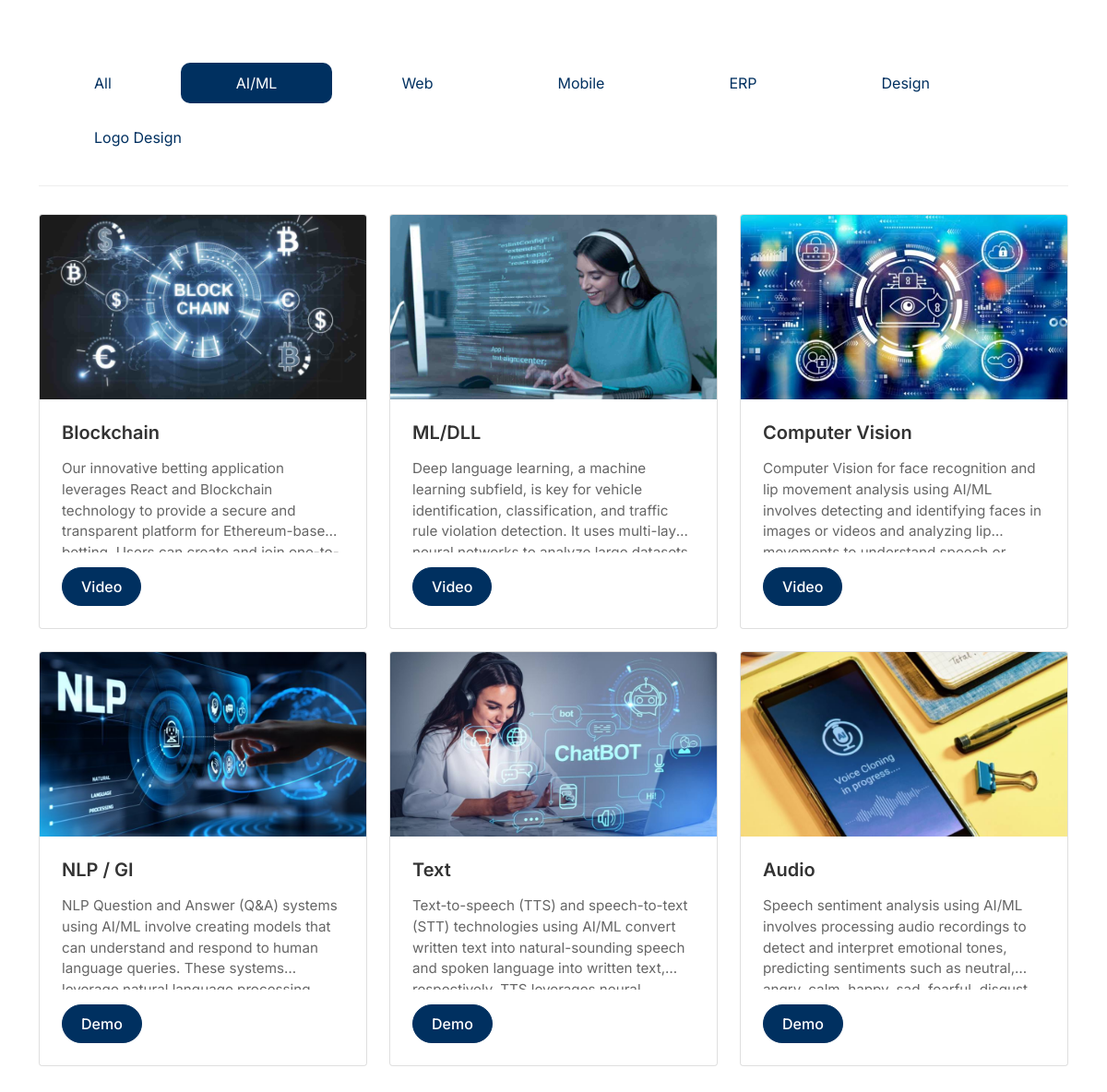
The app's page /?category=ai-ml with its own data.
### portfolio/models.py (models this page shows, shortened)
class Category(models.Model):
    objects = None
    name = models.CharField(max_length=50)
    slug = models.SlugField(unique=True)
    display_order = models.IntegerField(default=0)  # For ordering categories
    class Meta:
        verbose_name_plural = 'Categories'
        ordering = ['display_order']  # Default ordering

class Project(models.Model):
    objects = None
    BUTTON_CHOICES = (
        ('demo', 'Demo'),
        ('video', 'Video'),
    )
    category = models.ForeignKey(Category, on_delete=models.CASCADE)
    title = models.CharField(max_length=200, blank=True)
    subtitle = models.CharField(max_length=200, blank=True, null=True)
    description = models.TextField(blank=True, null=True)
    image = models.ImageField(upload_to='projects/')
    link = models.URLField(blank=True, null=True)
    button_type = models.CharField(max_length=5, choices=BUTTON_CHOICES, blank=True, null=True)
    demo_link = models.URLField(blank=True, null=True, help_text="URL for Demo button")
    youtube_video_id = models.CharField(
        max_length=20,
        blank=True,
        null=True,
        help_text="YouTube video ID (e.g., dQw4w9WgXcQ from https://www.youtube.com/watch?v=dQw4w9WgXcQ)"
    )
    created_at = models.DateTimeField(auto_now_add=True)
    updated_at = models.DateTimeField(auto_now=True)
    class Meta:
        ordering = ['category__display_order', '-created_at']

### portfolio/views.py (the view)
# urls.py: path('', PortfolioView.as_view(), name='home'),
class PortfolioView(ListView):
    model = Project
    template_name = 'portfolio/home.html'
    context_object_name = 'projects'
    def get_context_data(self, **kwargs):
        context = super().get_context_data(**kwargs)
        context['categories'] = Category.objects.all()
        context['active_category'] = self.request.GET.get('category', 'all')
        return context
    def get_queryset(self):
        category = self.request.GET.get('category')
        queryset = Project.objects.select_related('category')
        if category and category != 'all':
            return queryset.filter(category__slug=category)
        return queryset.all()  # Will use the ordering from Meta class

### portfolio/templates/portfolio/home.html
{% extends 'portfolio/base.html' %}
{% block content %}
<div class="category-tabs">
    <ul class="nav nav-pills">
        <li class="nav-item">
            <a class="nav-link {% if active_category == 'all' %}active{% endif %}"
               href="?category=all">All</a>
        </li>
        {% for category in categories %}
        <li class="nav-item">
            <a class="nav-link {% if active_category == category.slug %}active{% endif %}"
               href="?category={{ category.slug }}">{{ category.name }}</a>
        </li>
        {% endfor %}
    </ul>
</div>
<div class="portfolio-grid">
    <div class="row row-cols-1 row-cols-md-3 g-4">
        {% for project in projects %}
            {% include 'portfolio/cards/_card_switcher.html' %}
        {% endfor %}
    </div>
</div>
{% endblock %}

### portfolio/templates/portfolio/cards/ai_ml_card.html
<div class="col">
    <div class="card card-regular">
        <img src="{{ project.image.url }}" class="card-img-top" alt="{{ project.title }}">
        <div class="card-body">
            <h5 class="card-title">{{ project.title }}</h5>
            <p class="card-text">{{ project.description }}</p>
            <div class="button-container">
                {% if project.button_type %}
                    {% if project.button_type == 'demo' %}
                        <a href="{{ project.demo_link }}" target="_blank" class="btn btn-primary">Demo</a>
                    {% elif project.button_type == 'video' and project.youtube_video_id %}
                        <button type="button"
                                class="btn btn-primary video-btn"
                                data-bs-toggle="modal"
                                data-bs-target="#videoModal"
                                data-video-id="{{ project.youtube_video_id }}">
                            Video
                        </button>
                    {% endif %}
                {% endif %}
            </div>
        </div>
    </div>
</div>

### portfolio/static/css/styles.css (style rules this page uses)
body { font-family: 'Inter', sans-serif; background-color: #ffffff; }
.category-tabs { padding: 20px 0 30px; border-bottom: 1px solid #eee; }
.nav-pills { gap: 15px; }
.nav-pills .nav-link { background: none; border: none; padding: 10px 60px; border-radius: 10px; color: #003060; transition: all 0.3s ease; }
.nav-pills .nav-link.active { background-color: #003060; color: white; }
.portfolio-grid { margin-top: 30px; }
.card { height: 100%; display: flex; flex-direction: column; }
.card-regular { height: 450px; }
.card-regular .card-img-top { height: 200px; object-fit: cover; }
.card-regular .card-body { display: flex; flex-direction: column; height: calc(100% - 200px); padding: 1.5rem; }
.card-regular .card-title { margin-bottom: 1rem; }
.card-regular .card-text { flex-grow: 1; overflow: hidden; display: -webkit-box; -webkit-line-clamp: 4; -webkit-box-orient: vertical; }
.button-container { margin-top: auto; display: flex; gap: 0.5rem; }
.portfolio-grid .row { margin-bottom: 2rem; }
.card-img-top { width: 100%; height: 200px; object-fit: cover; }
.card-body { padding: 1.5rem; }
.card-title { font-size: 1.25rem; font-weight: 600; margin-bottom: 0.75rem; color: #333; }
.card-text { color: #666; font-size: 0.95rem; line-height: 1.5; }
.btn-primary { background-color: #003060; border-color: #003060; padding: 8px 20px; border-radius: 50px; font-weight: 500; transition: all 0.3s ease; }

### records on screen
Category: name "AI/ML"
Category: name "Web"
Category: name "Mobile"
Category: name "ERP"
Category: name "Design"
Category: name "Logo Design"
Project: image (picture), title "Blockchain", description "Our innovative betting application leverages React and Blockchain technology to provide a secure and transparent platform for…"
Project: image (picture), title "ML/DLL", description "Deep language learning, a machine learning subfield, is key for vehicle identification, classification, and traffic rule violation detection. It uses…"
Project: image (picture), title "Computer Vision", description "Computer Vision for face recognition and lip movement analysis using AI/ML involves detecting and identifying faces in images or videos and analyzing…"
Project: image (picture), title "NLP / GI", description "NLP Question and Answer (Q&A) systems using AI/ML involve creating models that can understand and respond to human language queries. These…"
Project: image (picture), title "Text", description "Text-to-speech (TTS) and speech-to-text (STT) technologies using AI/ML convert written text into natural-sounding speech and spoken language into written…"
Project: image (picture), title "Audio", description "Speech sentiment analysis using AI/ML involves processing audio recordings to detect and interpret emotional tones, predicting sentiments such as…"
